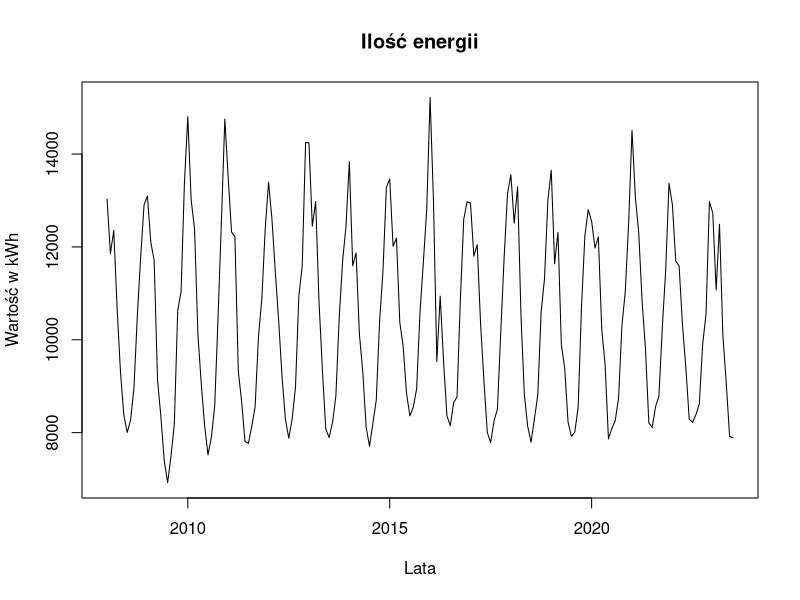
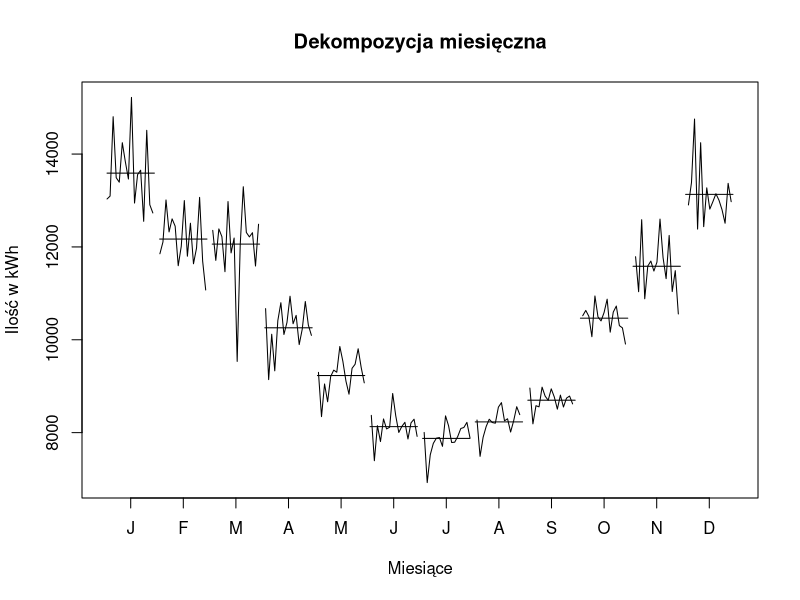
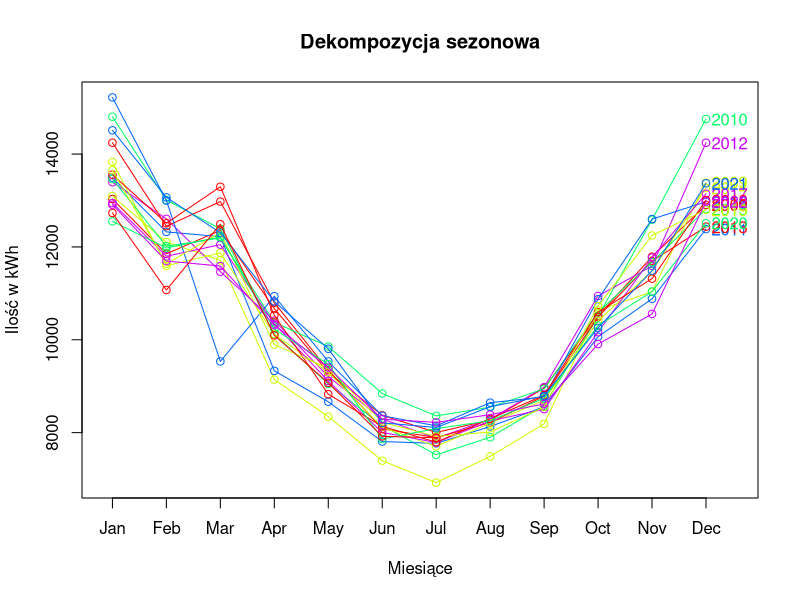
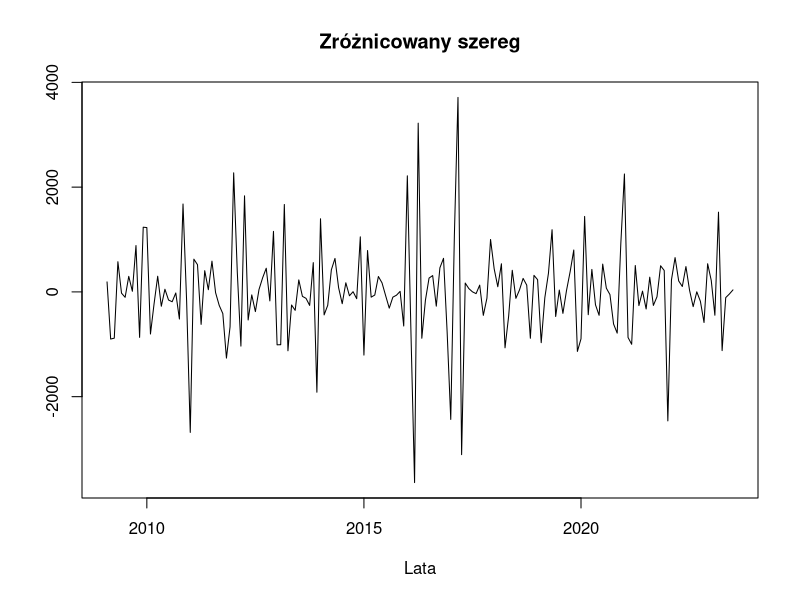
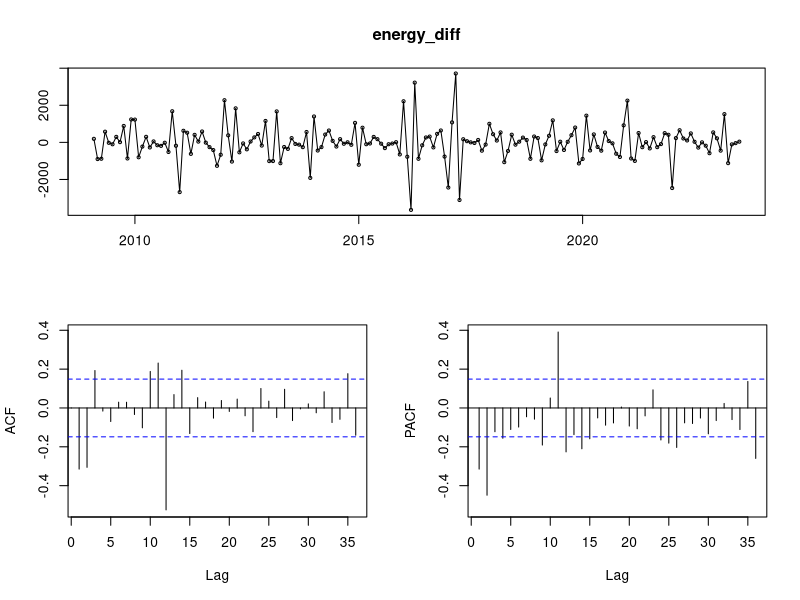
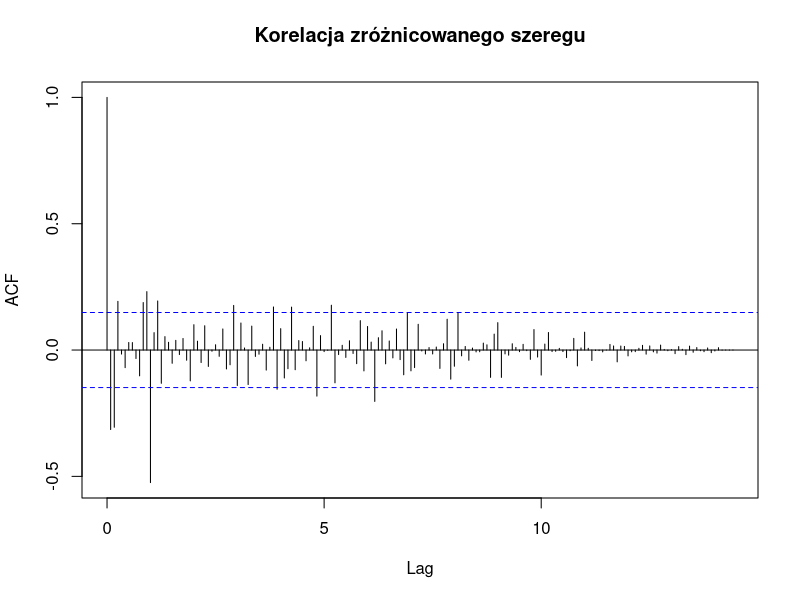
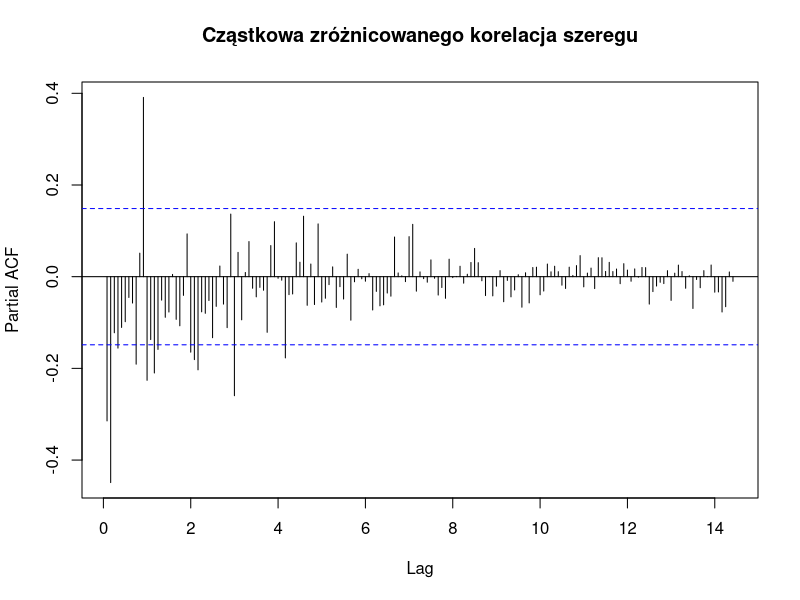
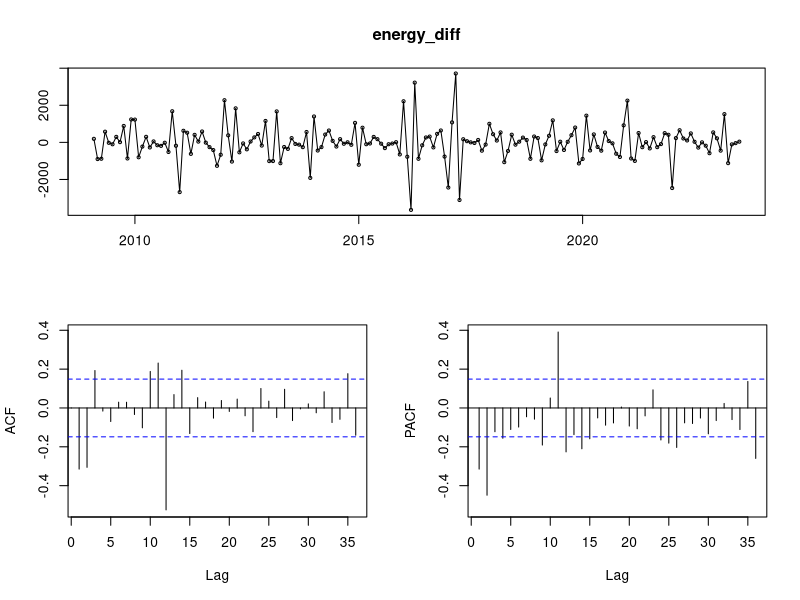

Generate these figures, in order, with R: (Note: this script raises an error after producing the figures.)
library(forecast)
library(ggplot2)
library(tseries)

theme_update(plot.title = element_text(hjust = 0.5))

# import csv
energy <- read.csv(file="./data/Norway_energy.csv", header=TRUE)
energy$Date <- as.Date(energy$Date, format = '%Y-%m')

# create time series
energy_ts <- ts(energy$Energy, start=c(2008, 1), frequency=12)

# typical plot
plot(energy_ts, main="Ilość energii", xlab="Lata", ylab="Wartość w kWh")

# seasonal plots
monthplot(energy_ts, main="Dekompozycja miesięczna", ylab="Ilość w kWh", xlab="Miesiące")
seasonplot(energy_ts, year.labels=TRUE, col=rainbow(5), main="Dekompozycja sezonowa", ylab="Ilość w kWh", xlab="Miesiące")

# Dickey-Fuller and KPS on entry data
adf.test(energy_ts)
kpss.test(energy_ts)

energy_diff <- diff(diff(energy_ts, 12))
plot(energy_diff, main="Zróżnicowany szereg", xlab="Lata", ylab="")
tsdisplay(energy_diff)
acf(energy_diff, lag.max = 200, main="Korelacja zróżnicowanego szeregu")
pacf(energy_diff, lag.max = 200, main="Cząstkowa zróżnicowanego korelacja szeregu")

# Dickey-Fuller and KPS on differenced data
adf.test(energy_diff)
kpss.test(energy_diff)

# Box-Ljung test
Box.test(energy_diff, type="Ljung-Box", lag=12)
tsdisplay(energy_diff)
acf(energy_ts, lag.max = 200, main="Korelacja szeregu")
pacf(energy_ts, lag.max = 200, main="Cząstkowa korelacja szeregu")

# train/test set
energy_train <- window(energy_ts, end=c(2022, 7))
energy_test <- window(energy_ts, start=c(2022, 8))

# horizon for predictions and indicators
horizon <- length(energy_test)
indicators <- c("RMSE", "MAE", "MAPE", "MASE")


SARIMA_auto = auto.arima(energy_train, d=2, D=1)
summary(SARIMA)

SARIMA = Arima(energy_train, order=c(1, 2, 0), seasonal=c(0, 1, 0))
summary(SARIMA)

SARIMA1 = Arima(energy_train, order=c(2, 2, 0), seasonal=c(0, 1, 0))
summary(SARIMA1)

SARIMA2 = Arima(energy_train, order=c(2, 2, 1), seasonal=c(0, 1, 0))
summary(SARIMA2)


SARIMA_forecast <- forecast(SARIMA2, h=horizon)
accuracy(SARIMA_forecast, energy_test)[, indicators]
plot(SARIMA_forecast, main="Predykcja ARIMA")

SARIMA_output <- data.frame(
  "Point Forecast" = SARIMA_forecast$mean,
  "Lo 80" = SARIMA_forecast$lower[, 1],
  "Hi 80" = SARIMA_forecast$upper[, 1],
  "Lo 95" = SARIMA_forecast$lower[, 2],
  "Hi 95" = SARIMA_forecast$upper[, 2]
)
SARIMA_output


HOLT_add = hw(energy_train, h=12, seasonal="additive")
summary(HOLT_add)

HOLT_forecast_add <- forecast(HOLT_add, h=horizon)
accuracy(HOLT_forecast_add, energy_test)[, indicators]
plot(HOLT_forecast_add, main="Predykcja HOLT")

HOLT_multi = hw(energy_train, h=12, seasonal="multiplicative")
summary(HOLT_multi)

HOLT_forecast_multi <- forecast(HOLT_multi, h=horizon)
accuracy(HOLT_forecast_multi, energy_test)[, indicators]
plot(HOLT_forecast_multi, main="Predykcja HOLT")


plot(window(energy_ts, start=c(2022, 8)), type="l", col="green", ylab="Ilość energii", xaxt="n", xlab="", lwd=2, main="Wyniki predykcji", 
     ylim=range(c(window(energy_ts, start=c(2022, 8)), SARIMA_forecast$mean, HOLT_forecast_multi$mean)))
# Add the forecasts to the plot
lines(SARIMA_forecast$mean, col="blue", lwd=2)
lines(HOLT_forecast_multi$mean, col="red", lwd=2)

# Add a legend
legend("topright", legend=c("Wartości realne", "SARIMA", "Holt-Winters"), col=c("green", "blue", "red"), lwd=2)
